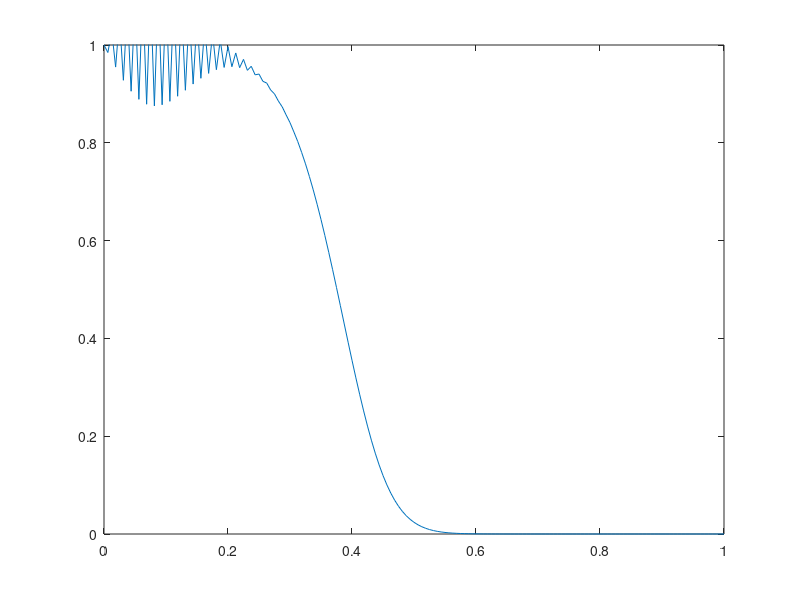

MATLAB code for this plot:
%Fisher Equation - Dirichlet
clc
close all


f = @(x) 1./exp((10*(sqrt(10)/3).*x+1).^2);

%Experiment 1
%dx = 0.05;
%dt = 0.00125;

%Experiment 2
%dx = 0.025;
%dt = 0.0003125;

%Experiment 3
%dx = 0.0125;
%dt = 0.000078125;

%Experiment 4
dx = 0.00625;
dt = 0.0000195313;

xs = 0:dx:1;
plot(xs,f(xs));

time = 0:dt:0.005;
T = length(time);
p = 2000;
R = (dt)/(dx^2);

u = f(xs);
u(1) = 1;
u(end) = 0;

for n = 1:T
    old = u;
    u(2:end-1) = old(2:end-1) + R*(old(3:end)-2*old(2:end-1)+old(1:end-2));
    u(2:end-1) = u(2:end-1) + p*dt*old(2:end-1).*(ones(1,length(xs)-2)-old(2:end-1));
    %Plot
    figure(1);
    plot(xs,u);
    axis([0,1,0,1])
    pause(0.001);
end

hold off

